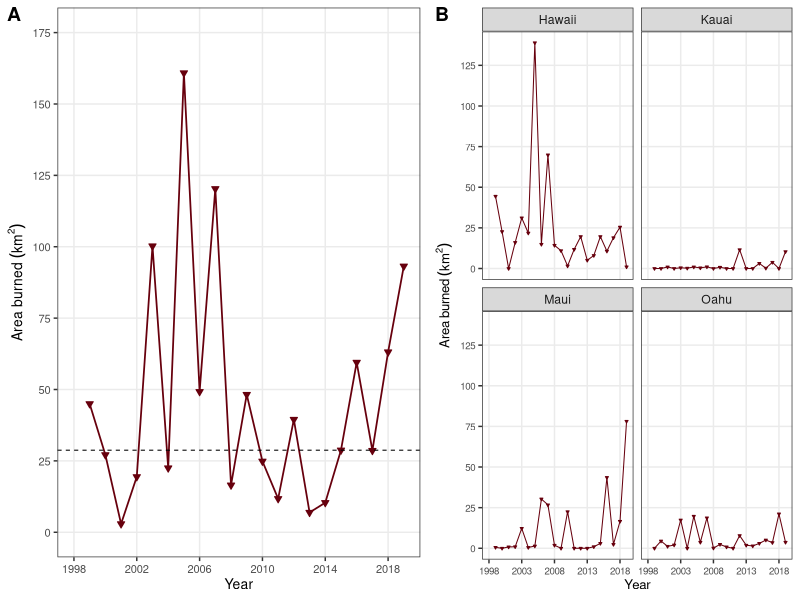

The R source for this figure:
## Graph of Annual Area Burned, 
## State of Hawaii, 1999-2019
## Paul C. Selmants
## R version 3.6.1
## 2019-10-26

## Data in GitHub repository: https://github.com/selmants/HI_Model

## This R script is dependent on output from Fire_probabilities.R script ## 

# load required R packages
library(ggplot2)
library(dplyr)
library(cowplot)

# read statewide annual burned area data into R
data <- read.csv('./Fire/data/processed/AnnualFire.csv', stringsAsFactors = FALSE) 

# line graph of annual area burned statewide
stateplot <- data %>%
	group_by(year) %>%
	summarize(burnarea_km2 = sum(burnarea_km2)) %>%
	as.data.frame()%>%
		{ggplot(., aes(year, burnarea_km2)) +
		geom_line(color = "#67000D", size = 0.6) +
		geom_point(color = "#67000D", size = 1.5, shape = 25, fill = "#67000D") +
		labs(x = "Year",
		y = expression(Area~burned~(km^{2}))) +
		scale_x_continuous(limits = c(1998, 2019), breaks = seq(1998, 2018, 4)) +
		scale_y_continuous(limits = c(0, 175), breaks = seq(0, 175, 25)) +
		geom_hline(aes(yintercept=28.75), linetype="dashed", size = 0.35) +
		theme_bw() +
		theme(panel.grid.minor=element_blank(),
		axis.title = element_text(size = 10),
		axis.text = element_text(size = 8))}

# facet plot of annual area burned by island (Hawai, Maui, Oahu, Kauai)
islandplot <- data %>%
	filter(island %in% c("Hawaii", "Maui", "Oahu", "Kauai")) %>%
	{ggplot(., aes(year, burnarea_km2)) +
		facet_wrap(~ island) +
		geom_line(color = "#67000D", size = 0.35) +
		geom_point(color = "#67000D", size = 0.45, shape = 25, fill = "#67000D") +
		labs(x = "Year",
			y = expression(Area~burned~(km^{2}))) +
		scale_x_continuous(limits = c(1998, 2019), breaks = seq(1998, 2018, 5)) +
		scale_y_continuous(limits = c(0, 138.875), breaks = seq(0, 125, 25)) +
		theme_bw() +
		theme(panel.grid.minor = element_blank(),
			axis.text = element_text(size = 7),
			axis.title = element_text(size = 9.5))}
				
# Create two-panel fire figure
firepanel <- plot_grid(stateplot, islandplot, 
	labels = c("A", "B"), rel_widths = c(1.15, 1))

# save as .png file 
ggsave("FigS2_AnnualAreaBurned.png", width = 7.5, height = 3)
